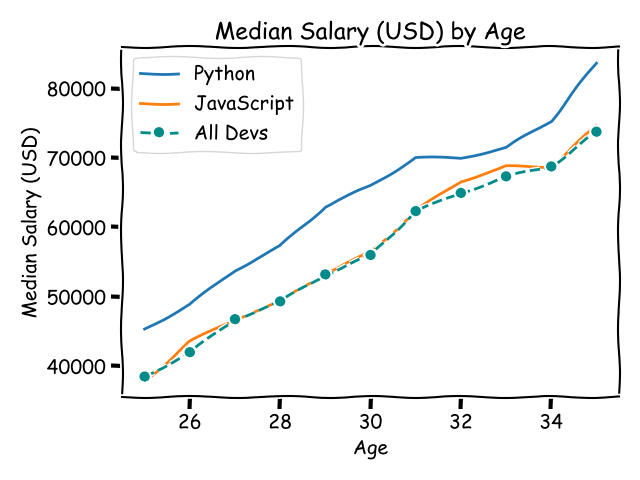

This figure's Python source:
from matplotlib import pyplot as plt
#print(plt.style.available)
plt.style.use('bmh')
a = ['Solarize_Light2', 'bmh', 'classic', 'fivethirtyeight', 'ggplot', 'grayscale', 'seaborn']
plt.xkcd()
ages_x = [25, 26, 27, 28, 29, 30, 31, 32, 33, 34, 35]
dev_y = [38496, 42000, 46752, 49320, 53200,
         56000, 62316, 64928, 67317, 68748, 73752]
py_dev_y = [45372, 48876, 53850, 57287, 63016,
            65998, 70003, 70000, 71496, 75370, 83640]
js_dev_y = [37810, 43515, 46823, 49293, 53437,
            56373, 62375, 66674, 68745, 68746, 74583]
plt.plot(ages_x,py_dev_y, label = 'Python')
plt.plot(ages_x,js_dev_y,  label = 'JavaScript')
plt.plot(ages_x,dev_y, marker = 'o', linestyle = '--', color = '#008b8b', label = 'All Devs')
plt.title('Median Salary (USD) by Age')
plt.xlabel('Age')
plt.ylabel('Median Salary (USD)')
plt.legend()
plt.tight_layout()
#plt.savefig('style.png')
plt.show()